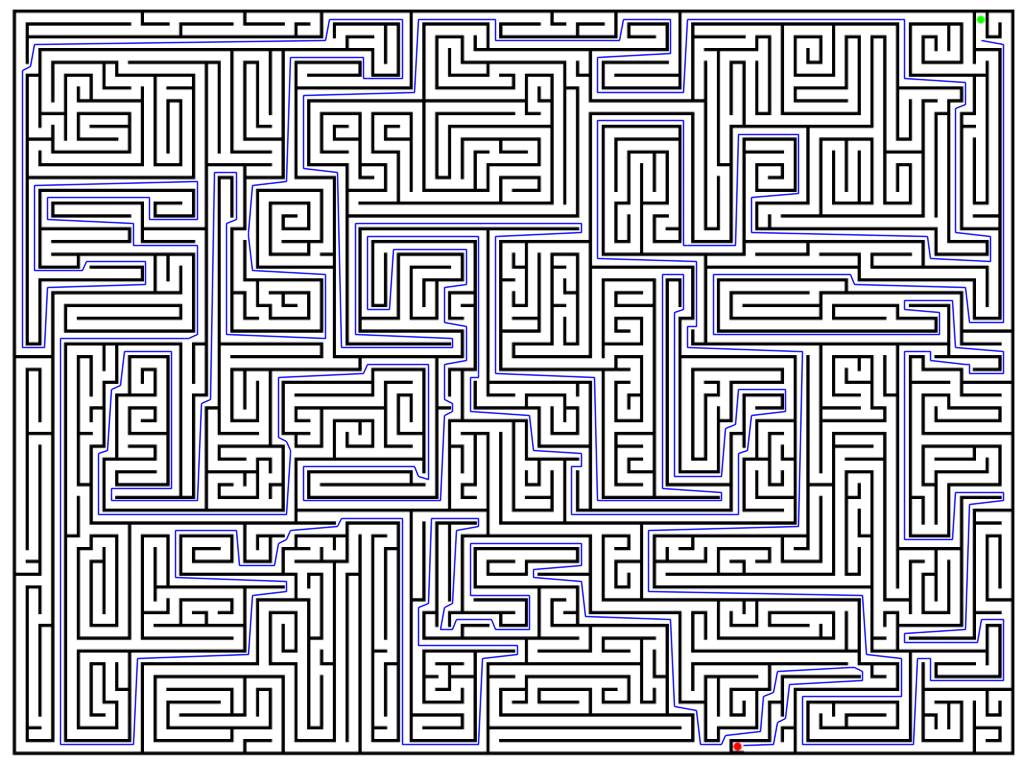
#> input picture src/maze_solved.png, 1024 x 768 px
$ python mazesolver.py maze_solved.png   (Python 2 division)   (older library calls are emulated)
#> lines starting #> are read from the running program, lines starting #| are printed output that depends on the picture; after the words box and inside, x2 and y2 are one past the last pixel; in counts of white or black regions, pixels touching at a corner belong together; long printed decimals are rounded
### src/processimage.py
#TODO: denoise
import cv2
import numpy as np


def threshold_value(img):
    b, g, r = cv2.split(img)
    h, s, v = cv2.split(cv2.cvtColor(img, cv2.COLOR_BGR2HSV))

    # use thresh_s to make sure that low-staturation areas are not included in
    # the thresholds for red and green
    thresh_s = cv2.threshold(s, 100, 255, cv2.THRESH_BINARY)[1]
    thresh_r = cv2.bitwise_and(
        cv2.threshold(r, 200, 255, cv2.THRESH_BINARY)[1], thresh_s)
    thresh_g = cv2.bitwise_and(
        cv2.threshold(g, 200, 255, cv2.THRESH_BINARY)[1], thresh_s)

    img =  cv2.bitwise_and(
        cv2.threshold(v, 150, 255, cv2.THRESH_BINARY)[1],
        cv2.bitwise_not(cv2.bitwise_or(thresh_r, thresh_g)))
    #PAPER_MIN = np.array([0, 0, 110])
    #img = cv2.inRange(cv2.cvtColor(img, cv2.COLOR_BGR2GRAY), 190, 255)
    #cv2.imshow("test", img)
    return img


# [31 lines left out: functions threshold, bounding_box, not called in this run]


def find_column_length(img, horizontal, position):
    h, w = img.shape
    position = h / 2
    in_maze = False
    img = img / 255
    in_wall = False
    column_pos = []
    if horizontal:
        iterRange = enumerate(img[position, 0:w])
    else:
        iterRange = enumerate(img[0:h, position])
    for idx, i in iterRange:
        if i == 1 and not in_maze:
            continue
        if i == 0 and not in_maze:
            in_maze = True
            in_wall = True

        if i == 0 and not in_wall:
            in_maze=True
            in_wall = True
            column_pos[-1].append(idx)
        elif i == 1 and in_wall:
            in_wall = False
            column_pos.append([idx])
    if(len(column_pos) == 0):
        return [], []
    if(len(column_pos[-1]) == 1):
        column_pos.pop()
    whiteColumnLength = [x[1]-x[0] for x in column_pos]
    blackColumnLength = [column_pos[idx+1][0] - column_pos[idx][1] for idx, x in enumerate(column_pos[:-1])]
    whiteColumnLength = sorted(whiteColumnLength)
    blackColumnLength = sorted(blackColumnLength)
    return whiteColumnLength, blackColumnLength


def processimage(img, size_mult=None, handdrawn = False):
    if handdrawn:
        img = threshold(img)
    else:
        img = threshold_value(img)
    h, w = img.shape
    # img = bounding_box(img)
    #min_column_size = 15.0
    min_column_size = 10.0
    if handdrawn:
        kernel = cv2.getStructuringElement(cv2.MORPH_CROSS,(3,3))
        img = cv2.medianBlur(img, 3)
        kernel = np.ones((5,5),np.uint8)
        img = cv2.erode(img, kernel)

        min_column_size = 15.0
        #cv2.imshow("heh", img)
    # img = bounding_box(img)

    if not size_mult:
        white_cols, black_cols = [], []
        for i in [h / 3, h / 2, 2 * h / 3]:
            x = find_column_length(img, True, i)
            white_cols.append(x[0])
            black_cols.append(x[1])

        for i in [w/3, w/2, 2*w/3]:
            x = find_column_length(img, False, i)
            white_cols.append(x[0])
            black_cols.append(x[1])

        white_cols = [i for sublist in white_cols for i in sublist]
        black_cols = [i for sublist in black_cols for i in sublist]

        if handdrawn:
            black_cols = [i for i in black_cols if i > 2]
            white_cols = [i for i in white_cols if i > 2]
        white_cols = sorted(white_cols)
        black_cols = sorted(black_cols)
        print(white_cols, black_cols)

        white_col_size = white_cols[len(white_cols) / 2]
        black_col_size = black_cols[len(black_cols) / 2]

        print(white_col_size, black_col_size)

        size_mult = min_column_size / white_col_size
    print(size_mult)
    img = cv2.resize(img, (0, 0), fx=size_mult, fy=size_mult)

    img = cv2.cvtColor(img, cv2.COLOR_GRAY2BGR)

    return img, size_mult

# [6 lines that do not run on import are left out]

### src/mazereader.py
import numpy as np
import random
import cv2
import graph
import skeletonize
import connections
import config
import processimage


# [17 lines left out: functions get_largest_contour_centroid, find_start_end, not called in this run]


def create_graph_nodes(skeleton, eroded, img):
    corners = cv2.goodFeaturesToTrack(skeleton, 0, 0.025, 3)
    g = graph.Graph()
    for corner in corners:
        if eroded[corner[0][1], corner[0][0]] != 0:
            node = graph.Node((corner[0][0], corner[0][1]))
            g.add_node(node)
    print("Found {} nodes".format(len(g.nodes)))
    return g


def read_maze(img):
    img2 = img.copy()

    thresh_v = cv2.cvtColor(img, cv2.COLOR_BGR2GRAY)
    thresh_v_eroded = cv2.erode(thresh_v, np.ones((3, 3), np.uint8))

    thresh_v_skeleton = skeletonize.skeletonize_zhang_shuen(thresh_v)
    if not config.args.nogui:
        cv2.imshow("skeleton",
                   cv2.resize(thresh_v_skeleton, (0, 0), fx=0.5, fy=0.5))
    cv2.imwrite("skeleton.png", thresh_v_skeleton)

    g = create_graph_nodes(thresh_v_skeleton, thresh_v_eroded, img2)
    connections.get_connections(g, thresh_v_skeleton, thresh_v_eroded)
    g.split_long_edges()

    group_colors = {}
    for node in g.nodes:
        if node.group not in group_colors:
            group_colors[node.group] = (
                random.randint(0, 255),
                random.randint(0, 255),
                random.randint(0, 255))
        cv2.circle(img2, (node.pos[0], node.pos[1]), 3,
                   group_colors[node.group], -1, cv2.LINE_AA)
    cv2.imwrite("nodes.png", img2)
    for a, b in g.connections:
        cv2.line(img2, g.nodes[a].pos, g.nodes[b].pos,
                 (0, 255, 0), 1, cv2.LINE_AA)
    cv2.imwrite("connections.png", img2)

    return img2, g

### skeletonize.py
import numpy as np
from scipy import weave


def thinning_iteration(im, iter):
    I, M = im, np.zeros(im.shape, np.uint8)
    # expr = """
    # for (int i = 1; i < NI[0]-1; i++)
    # {
    #     for (int j = 1; j < NI[1]-1; j++)
    #     {
    #         int p2 = I2(i-1, j);
    #         int p3 = I2(i-1, j+1);
    #         int p4 = I2(i, j+1);
    #         int p5 = I2(i+1, j+1);
    #         int p6 = I2(i+1, j);
    #         int p7 = I2(i+1, j-1);
    #         int p8 = I2(i, j-1);
    #         int p9 = I2(i-1, j-1);
    #
    #             int C  = (!p2 & (p3 | p4)) + (!p4 & (p5 | p6)) +
    #                      (!p6 & (p7 | p8)) + (!p8 & (p9 | p2));
    #             int N1 = (p9 | p2) + (p3 | p4) + (p5 | p6) + (p7 | p8);
    #             int N2 = (p2 | p3) + (p4 | p5) + (p6 | p7) + (p8 | p9);
    #             int N  = N1 < N2 ? N1 : N2;
    #             int m  = iter == 0 ? ((p6 | p7 | !p9) & p8) :
    #                                  ((p2 | p3 | !p5) & p4);
    #
    #             if (C == 1 && (N >= 2 && N <= 3) && m == 0)
    #                 M2(i,j) = 1;
    #     }
    # }
    # """
    expr = """
    for (int i = 1; i < NI[0]-1; i++) {
        for (int j = 1; j < NI[1]-1; j++) {
            int p2 = I2(i-1, j);
            int p3 = I2(i-1, j+1);
            int p4 = I2(i, j+1);
            int p5 = I2(i+1, j+1);
            int p6 = I2(i+1, j);
            int p7 = I2(i+1, j-1);
            int p8 = I2(i, j-1);
            int p9 = I2(i-1, j-1);
            int A = (p2 == 0 && p3 == 1) + (p3 == 0 && p4 == 1) +
            (p4 == 0 && p5 == 1) + (p5 == 0 && p6 == 1) +
            (p6 == 0 && p7 == 1) + (p7 == 0 && p8 == 1) +
            (p8 == 0 && p9 == 1) + (p9 == 0 && p2 == 1);
            int B = p2 + p3 + p4 + p5 + p6 + p7 + p8 + p9;
            int m1 = iter == 0 ? (p2 * p4 * p6) : (p2 * p4 * p8);
            int m2 = iter == 0 ? (p4 * p6 * p8) : (p2 * p6 * p8);
            if (A == 1 && B >= 2 && B <= 6 && m1 == 0 && m2 == 0) {
                M2(i,j) = 1;
            }
        }
    }
    """
    weave.inline(expr, ["I", "iter", "M"], extra_compile_args=["-O3"])
    return (I & ~M)


def skeletonize_zhang_shuen(src):
    dst = src.copy() / 255
    prev = np.zeros(src.shape[:2], np.uint8)
    diff = None
    while True:
        dst = thinning_iteration(dst, 0)
        dst = thinning_iteration(dst, 1)
        diff = np.absolute(dst - prev)
        prev = dst.copy()
        if np.sum(diff) == 0:
            break
    return dst * 255

### src/graph.py
import copy
import numpy as np
import scipy.spatial
from Queue import PriorityQueue
import config


class Node(object):
    # [9 lines left out: functions __init__, dist, not called in this run]


class Graph(object):
    def __init__(self):
        self.nodes = []
        self.connections = {}
        self.tree = None

    def add_node(self, node):
        self.nodes.append(node)
        return len(self.nodes) - 1

    # [70 lines left out: functions link_nodes, split_long_edges, build_kd_tree, dijkstra, not called in this run]

### src/mazesolver.py
#!/usr/bin/python2

import numpy as np
import cv2
import time
import mazereader
import argparse
import sys
import processimage
import config

parser = argparse.ArgumentParser(description='Solve a maze from an image')
parser.add_argument('image', help='Image of maze to solve')
parser.add_argument("--handdrawn", '-d',
                    dest='handdrawn', action='store_true',
                    help='Preprocess the image for a hand-drawn maze')
parser.add_argument("--scale", '-s',
                    dest='scale', type=float, default=None,
                    help='Scale factor to scale the image by before solving')
parser.add_argument("--rows", '-r', dest="screenRows",
                    help="Pixel width of resolution", default=1024)
parser.add_argument("--cols", '-c', dest="screenCols",
                    help="Pixel height of resolution", default=768)

parser.add_argument("--output", '-o',
                    dest='output', default="maze_solved.png",
                    help='File to write the final solved maze image to')
parser.add_argument("--nogui", '-n',
                    dest='nogui', action='store_true',
                    help='Do not display any images')
parser.add_argument("--pixellines", '-p',
                    dest='pixellines', action='store_true',
                    help='Draw the lines between nodes at pixel\
                    resolution from the skeleton (can help in\
                    situations where the lines go through walls)')
parser.add_argument("--tiles", '-t',
                    dest='tiles', action='store_true',
                    help='Use tiled skeletonization\
                    (sometimes faster on images with lots of white space')

args = parser.parse_args()

config.args = args

origImg = cv2.imread(config.args.image)
#> origImg is the input picture: shape (768, 1024, 3); mean B, G, R 193, 185.6, 185.6
if origImg is None:
    print("Unable to load image file")
    sys.exit(-1)
start_time = time.time()
img = origImg.copy()

img, scale = processimage.processimage(origImg, config.args.scale,
                                       config.args.handdrawn)
#> in threshold_value, `b, g, r = cv2.split(img)`:
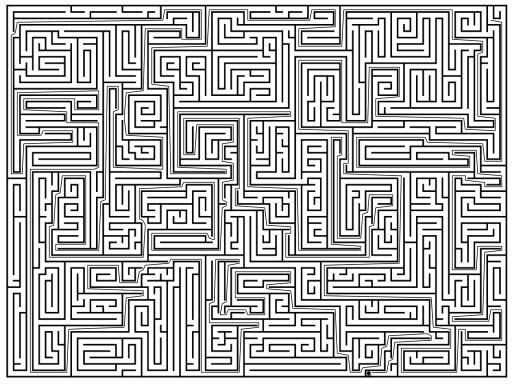
#> g: shape (768, 1024) (shown at 1/2 size); min 0, max 255, mean 185.6
#> in threshold_value, `thresh_s = cv2.threshold(s, 100, 255, cv2.THRESH_BINARY)[1]`:
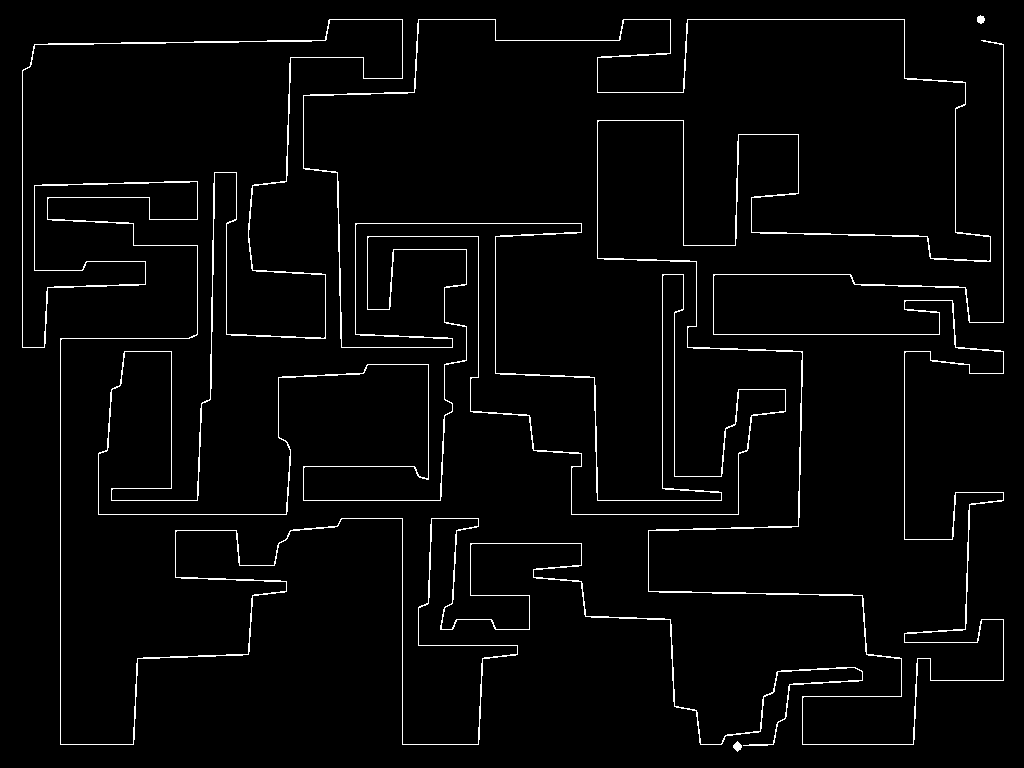
#> thresh_s: shape (768, 1024); 2.7% white in thin lines or dots
#> in threshold_value, `img =  cv2.bitwise_and( cv2.threshold(v, 150, 255, cv2.THRESH_BINARY)[..`:
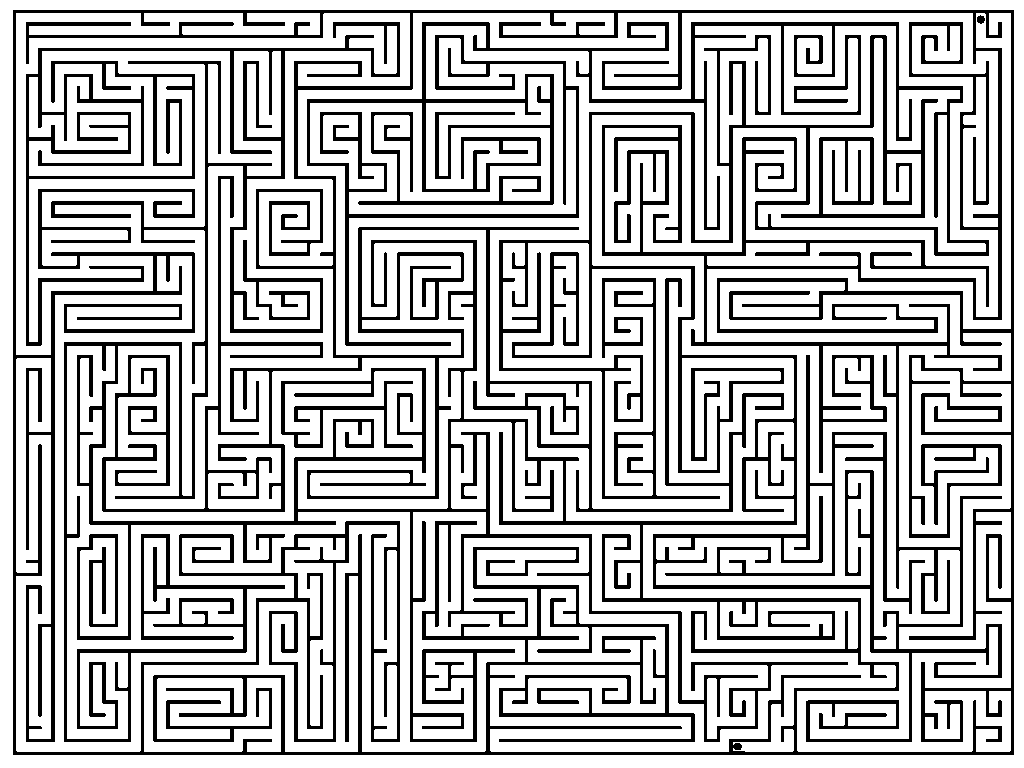
#> img: shape (768, 1024); 74.2% white; 2 black regions, box (x1, y1, x2, y2) and area: (13, 10, 1014, 755) 203190, (977, 15, 985, 24) 53
#> after the loop in processimage, `for i in [h / 3, h / 2, 2 * h / 3]:`: black_cols = 3 items
#> after the loop in processimage, `for i in [w/3, w/2, 2*w/3]:`: black_cols = 6 items
#> in processimage, `white_cols = [i for sublist in white_cols for i in sublist]`: white_cols = 237 values, max 86 at index 45, min 9 at index 0, mean 14.37
#> in processimage, `black_cols = [i for sublist in black_cols for i in sublist]`: black_cols = 231 values, max 93 at index 168, min 3 at index 0, mean 7.78
#> in processimage, `white_cols = sorted(white_cols)`: white_cols = 237 values from 9 to 86
#> in processimage, `black_cols = sorted(black_cols)`: black_cols = 231 values from 3 to 93
#> (printed output is left out)
#> in processimage, `white_col_size = white_cols[len(white_cols) / 2]`: white_col_size = 9
#> in processimage, `black_col_size = black_cols[len(black_cols) / 2]`: black_col_size = 4
#| 9 4
#> in processimage, `size_mult = min_column_size / white_col_size`: size_mult = 1.11
#| 1.111
#> in processimage, `img = cv2.resize(img, (0, 0), fx=size_mult, fy=size_mult)`:
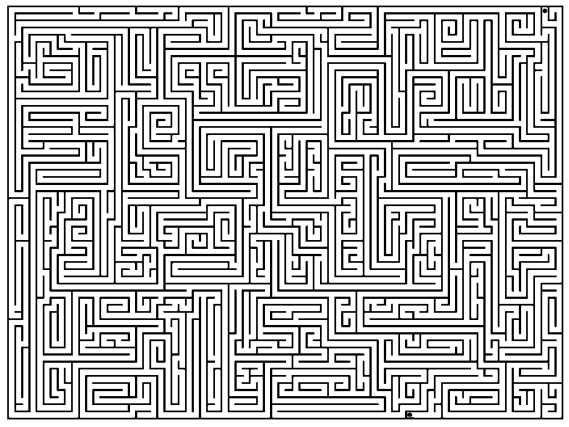
#> img: shape (853, 1138) (shown at 1/2 size); min 0, max 255, mean 189.1
#> scale = 1.11
cv2.imwrite("preprocessed.png", img)
ret = mazereader.read_maze(img)
#> in read_maze, `thresh_v_eroded = cv2.erode(thresh_v, np.ones((3, 3), np.uint8))`:
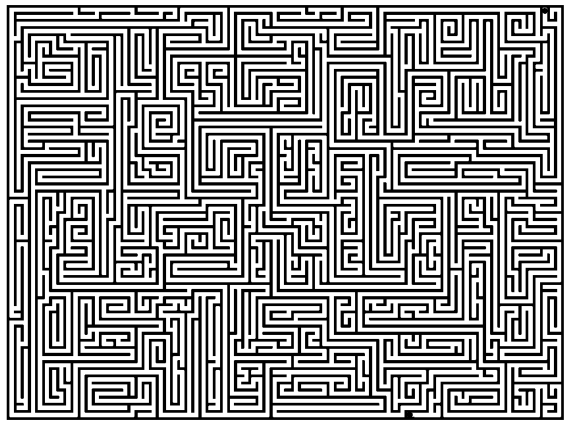
#> thresh_v_eroded: shape (853, 1138) (shown at 1/2 size); min 0, max 255, mean 154.3
#> in skeletonize_zhang_shuen, `dst = src.copy() / 255`:
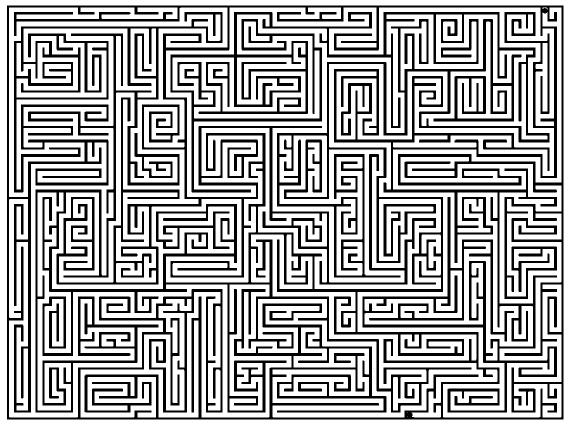
#> dst: shape (853, 1138) (shown at 1/2 size); values 0 (black) and 1 (white), 66.7% white; 1 black region, box (x1, y1, x2, y2) and area: (14, 11, 1127, 839) 322965
#> in read_maze, `cv2.imshow("skeleton", cv2.resize(thresh_v_skeleton, (0, 0), fx=0.5, f..`:
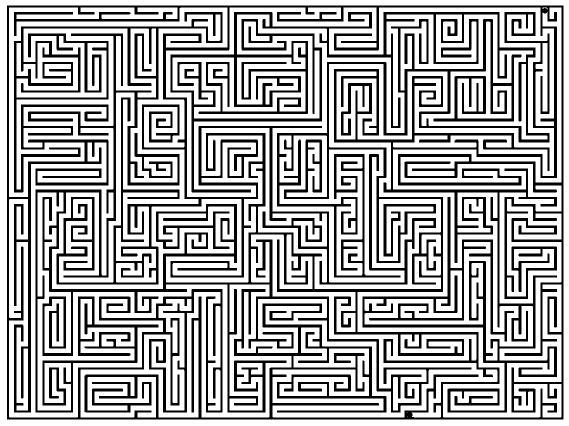
#> window 'skeleton': shape (426, 569); min 0, max 255, mean 170.1
#> in create_graph_nodes, `corners = cv2.goodFeaturesToTrack(skeleton, 0, 0.025, 3)`: corners = 2825 rows, first 8: [1085, 16], [824, 833], [169, 694], [1083, 778], [984, 752], [726, 722], [357, 722], [543, 694]
#> the loop in create_graph_nodes, `for corner in corners:` made 1 pass
#> (the run stopped early here; a loop or call above may not have finished)

$ run again, with ballmaze.png copied over src/maze_solved.png
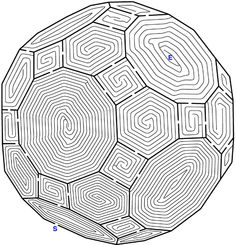
#> input picture ballmaze.png, 236 x 245 px
#> origImg is the input picture: shape (245, 236, 3); mean B, G, R 215.7, 215.6, 215.6
#> thresh_s: shape (245, 236); 0.05% white in thin lines or dots, all inside (x1, y1, x2, y2) = (53, 55, 172, 231)
#> thresh_r: shape (245, 236); every value is 0
#> in threshold_value, `img =  cv2.bitwise_and( cv2.threshold(v, 150, 255, cv2.THRESH_BINARY)[..`:
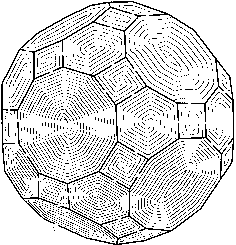
#> img: shape (245, 236); 85.6% white; black in thin lines or dots
#> after the loop in processimage, `for i in [h / 3, h / 2, 2 * h / 3]:`: black_cols = [[1, 1, 1, 1, 1, 1, 1, 1, 1, 1, 2], [1, 1, 1, 1, 1, 1, 1, 1, 1, 1, 2], [1, 1, 1, 1, 1, 1, 1, 1, 1, 1, 2]]; white_cols = [[2, 2, 2, 2, 9, 14, 17, 21, 25, 26, 26, 72], [2, 2, 2, 2, 9, 14, 17, 21, 25, 26, 26, 72], [2, 2, 2, 2, 9, 14, 17, 21, 25, 26, 26, 72]]
#> after the loop in processimage, `for i in [w/3, w/2, 2*w/3]:`: black_cols = 6 items
#> in processimage, `white_cols = [i for sublist in white_cols for i in sublist]`: white_cols = 141 values, max 72 at index 11, min 1 at index 36, mean 8.89
#> in processimage, `black_cols = [i for sublist in black_cols for i in sublist]`: black_cols = 135 values, max 2 at index 10, min 1 at index 0, mean 1.16
#> in processimage, `white_cols = sorted(white_cols)`: white_cols = 141 values from 1 to 72
#> in processimage, `black_cols = sorted(black_cols)`: black_cols = 135 values from 1 to 2
#> (printed output is left out)
#> white_col_size = 3
#> black_col_size = 1
#| 3 1
#> size_mult = 3.33
#| 3.333
#> dst: shape (817, 787); values 0 (black) and 1 (white), 60.3% white; 398 black regions, largest, box (x1, y1, x2, y2) and area: (2, 2, 782, 817) 190359, (432, 162, 582, 305) 1424, (188, 42, 308, 118) 1290
#> in read_maze, `cv2.imshow("skeleton", cv2.resize(thresh_v_skeleton, (0, 0), fx=0.5, f..`:
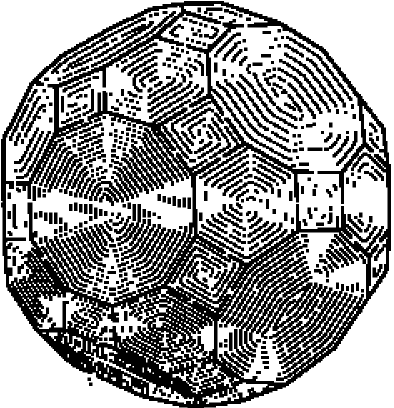
#> window 'skeleton': shape (408, 394); min 0, max 255, mean 153.9
#> the loop in create_graph_nodes, `for corner in corners:` made 1 pass
#> corner on pass 1: [[403, 786]]
